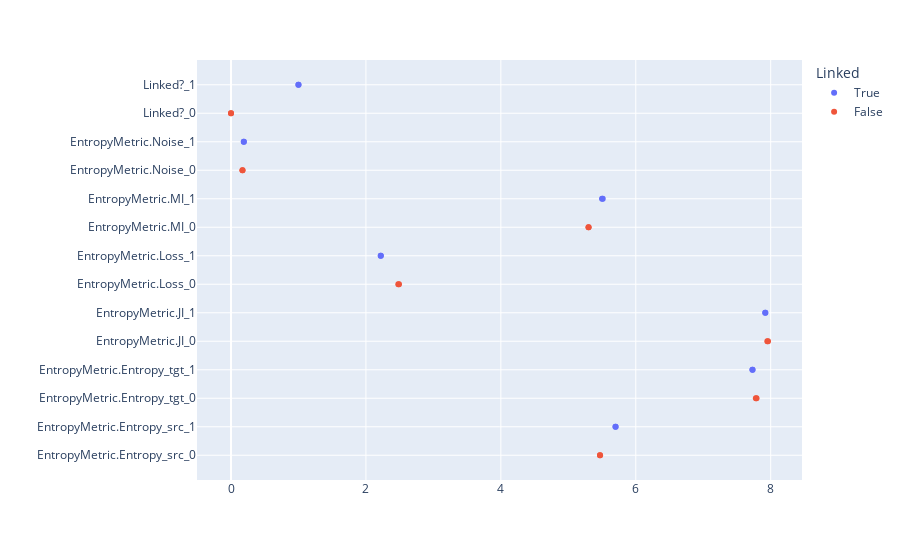

Notebook code cell kept with this figure:
### Code cell
EDA.ci_bootstrapping(
    df = EDA.entropy_set, samples=10000, conf=0.95, byLink = True )

### Figure 1 — Plotly figure (JSON) as saved in the notebook; plotly's stock layout.template omitted (floating-point values rounded to 4 significant figures)
{"data": [{"hovertemplate": "Linked=True<br>value=%{x}<br>category=%{y}<extra></extra>", "legendgroup": "True", "marker": {"color": "#636efa", "symbol": "circle"}, "mode": "markers", "name": "True", "orientation": "h", "showlegend": true, "type": "scatter", "x": [1, 5.7, 7.73, 7.92, 5.5, 2.22, 0.19, 1, 5.7, 7.73, 7.92, 5.51, 2.22, 0.19], "xaxis": "x", "y": ["Linked?_1", "EntropyMetric.Entropy_src_1", "EntropyMetric.Entropy_tgt_1", "EntropyMetric.JI_1", "EntropyMetric.MI_1", "EntropyMetric.Loss_1", "EntropyMetric.Noise_1", "Linked?_1", "EntropyMetric.Entropy_src_1", "EntropyMetric.Entropy_tgt_1", "EntropyMetric.JI_1", "EntropyMetric.MI_1", "EntropyMetric.Loss_1", "EntropyMetric.Noise_1"], "yaxis": "y"}, {"hovertemplate": "Linked=False<br>value=%{x}<br>category=%{y}<extra></extra>", "legendgroup": "False", "marker": {"color": "#EF553B", "symbol": "circle"}, "mode": "markers", "name": "False", "orientation": "h", "showlegend": true, "type": "scatter", "x": [0, 5.47, 7.78, 7.95, 5.3, 2.48, 0.17, 0, 5.47, 7.79, 7.96, 5.3, 2.49, 0.17], "xaxis": "x", "y": ["Linked?_0", "EntropyMetric.Entropy_src_0", "EntropyMetric.Entropy_tgt_0", "EntropyMetric.JI_0", "EntropyMetric.MI_0", "EntropyMetric.Loss_0", "EntropyMetric.Noise_0", "Linked?_0", "EntropyMetric.Entropy_src_0", "EntropyMetric.Entropy_tgt_0", "EntropyMetric.JI_0", "EntropyMetric.MI_0", "EntropyMetric.Loss_0", "EntropyMetric.Noise_0"], "yaxis": "y"}], "layout": {"legend": {"title": {"text": "Linked"}, "tracegroupgap": 0}, "margin": {"t": 60}, "showlegend": true, "xaxis": {"anchor": "y", "domain": [0, 1], "title": {"text": ""}}, "yaxis": {"anchor": "x", "categoryorder": "category ascending", "domain": [0, 1], "title": {"text": ""}, "type": "category"}}}
